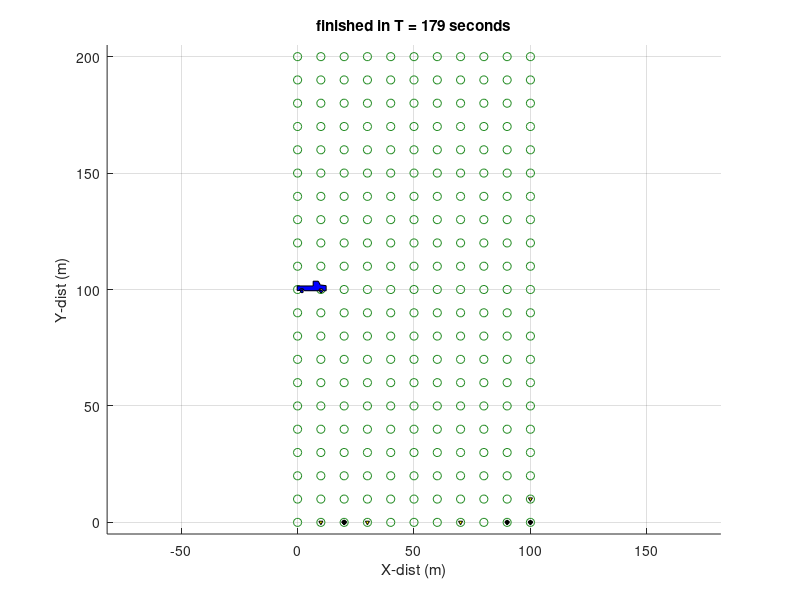

Source code (MATLAB):
function [] = SeismicSurveyScheduler(x,y,T,hex,drones,darts,people, drone_cap,  people_cap)
% Simulates a seismic survey over a rectangular grid of area x by y meters.
% 
%Seismic surveying requires placing a large number of sensors (geophones)
%in a large grid pattern, triggering a seismic event, and recording
%accelerometer readings at each sensor. These readings are inverted to
%infer the location of hydrocarbons. Traditional seismic surveying employs
%human laborers for sensor placement and retrieval. Use of explosives,
%harsh climatic conditions, high costs and time associated with human
%deployment are the major drawbacks of traditional surveying. We propose an
%autonomous heterogeneous sensor deployment system using drones to plant
%and recover sensors.
%
% INPUTS:
% x,y: size of region to survey
% T = Initial HomeBase location in [x,y];
% hex:  number of hexapods (mobile seismic sensors)
% drones: number of deployment vehicles (fast moving vehicles that can hold
%           up to  drone_cap darts)
% darts: seismic sensors that can be deployed by drones or people
% people: humans that can deploy seismic sensors (can carry up to people_cap
%  Srikanth KVS and Aaron T. Becker
% srikanth.kvs11@gmail.com  and atbecker@uh.edu
%
% See video at https://youtu.be/NvYyT66U8JM
%%%%%%%%%%%%%%%%%%%%%%%%%%%
if nargin <1
    x = 100;
    y = 200;
    T = [0,y/2];
    hex = 0; %total number of Hexapod walkers
    drones = 4; %total number of Drones
    darts = 8; %total number of Darts
    people = 0; %total number of human workers
    drone_cap = 4; %number of darts a drone can hold
    people_cap = 0; %number of geophones a human can hold
end
%  There are two high level variables  State (S) and Graphics (G).
% State updates the state of all assets and survey location, graphics has
% handles for all graphics elements.
%constants
S.T = T; S.x = x; S.y = y; S.hex = hex; S.drones = drones; S.darts = darts; S.drone_cap = drone_cap; S.people = people;S.people_cap = people_cap;
dt = 1; % delta T: time step during main loop
maxTime = 100000; % max simulation time in seconds
tic
S = Init_State(S);
G = Init_Graphics(S); %draw everything for first time
%pause(5);
for T = 1:dt:maxTime % Main_loop
    if mod(T,100) == 0
        display(['T = ',num2str(T)]) %shows computer is still running
    end
     S = Update_State(S,dt);
     G = Update_Graphics(S,G,T);
    if isFinished(S)
        break
    end
end
title(['finished in T = ',num2str(T),' seconds'])
display(['T = ',num2str(T),', ',num2str(S.numShots),' shots'])
display([ x,y,hex ,drones,darts,drone_cap,people,people_cap,T])
toc
end

function S = Init_State(S)
% constants
gridSpacing = 10; %meters between grid points
S.minSensorsForShot = min(10, S.hex+S.darts*(S.drones>0)); %minimum number of ready sensors before a shot is taken.
S.numShots = 0;

%initialize survey points
[xg,yg] = meshgrid(0:gridSpacing:S.x,0:gridSpacing:S.y);
S.surveyPtsX = xg(:);
S.surveyPtsY = yg(:);
S.surveyPtsState = zeros(size(S.surveyPtsX));
%state: 0 no measurement, 1 assigned, 3 measured

%Initialize truck
S.Tstate = 2; % 0 - unassigned 1 - assigned 2-ready (at position) 3 - finished
S.Tpos = S.T;
S.Tstart = S.T;
S.Tgoal = S.T;
S.Tvel = 1;

%initialize hex
S.Hstate = zeros(S.hex,1); % 0 - unassigned 1 - assigned 2-ready (at position) 3- return home
S.Hpos = repmat( S.T, S.hex,1);
S.Hstart = S.Hpos;
S.Hgoal = S.Hpos;
S.Hvel = 1;
S.Hsurveypt = zeros(S.hex,1); %ID of the survey point assigned to this robot
%initilize drones
S.Qstate = zeros(S.drones,1); % 0- unassigned 1- assigned
S.Qdeploying = zeros(S.drones,1); % 0- retrieve 1- deploy mode
S.Qpos = repmat( S.T, S.drones,1);
S.Qdarts = zeros(S.drones,S.drone_cap); %IDs of darts on drone (0 is no dart)
S.Qdartpickup = zeros(S.drones,1); %ID of dart to pick up.
S.Qdartscap = zeros(S.drones,1); %how many darts on board
S.Qstart = S.Qpos;
S.Qgoal = S.Qpos;
S.Qvel = 20;
S.Qsurveypt = zeros(S.drones,1);%ID of the survey point assigned to this robot (do we need this?)
%initialize darts
S.Dstate = zeros(S.darts,1);% 0- unassigned 1- assigned 2-ready (at position)
S.Dpos = repmat( S.T, S.darts,1);
S.Dsurveypt = zeros(S.darts,1);
end

function isDone = isFinished(S)
isDone = (numel(S.surveyPtsState) == sum(S.surveyPtsState == 3));
end

function S=Update_State(S,dt)
%decide whether to do shot test (if so, update states)

S = shotTest(S);
% move agents, update agent & survey point state
S = moveHexPod(S,dt);
S = moveDrone(S,dt);
%assign agents
S = assignHexPod(S);
S = assignDrone(S);
S = moveTruck(S,dt);

end
function S = shotTest(S)
%state: 0 no measurement, 1 assigned, 2 ready for measurement, 3 measured,
readyPts = sum(S.surveyPtsState == 2);
if readyPts >= S.minSensorsForShot ||  sum(S.surveyPtsState == 0)+sum(S.surveyPtsState == 1)==0
    S.numShots = S.numShots+1;
    S.surveyPtsState(S.surveyPtsState == 2) = 3; %mark as measured
    S.Hstate(S.Hstate == 2) = 0; %hexpods can move
    S.Dstate(S.Dstate == 2) = 0; % darts can be moved
end
end


function S = moveHexPod(S,dt) %move Hex toward goal position
% 0 - unassigned 1 - assigned 2-ready (at position)
for k = 1:S.hex
    
    dxy = sqrt(sum((S.Hgoal(k,:) - S.Hpos(k,:)).^2));
    if S.Hstate(k) == 1
        if dxy > S.Hvel*dt
            S.Hpos(k,:) = S.Hpos(k,:)+S.Hvel*dt*(S.Hgoal(k,:) - S.Hpos(k,:))/dxy;
        else
            S.Hpos(k,:) = S.Hgoal(k,:);
            S.Hstate(k) = 2;  %hexpod is ready for test here
            S.surveyPtsState(S.Hsurveypt(k)) = 2; %mark survey ready for test (hexapod)
        end
    elseif S.Hstate(k) == 3
        if dxy > S.Hvel*dt
            S.Hpos(k,:) = S.Hpos(k,:)+S.Hvel*dt*(S.Hgoal(k,:) - S.Hpos(k,:))/dxy;
        else
            S.Hpos(k,:) = S.Hgoal(k,:);
            S.Hstate(k) = 0;  %hexpod is ready for test here
        end     
    end
end
end

function S = assignHexPod(S)
% for each unassigned hexpod, assign to the nearest unassigned survey
% point
for k = 1:S.hex % 0 - unassigned 1 - assigned 2-ready (at position)
    % if unassigned, move to the next (doesn't get unassigned until shot
    % is taken)
%      if numind>0
%                 dist = sqrt(sum((repmat( S.Qpos(k,:),numind,1) - [S.surveyPtsX(ind),S.surveyPtsY(ind)]).^2,2))+...
%                     sqrt(sum((repmat( S.Tpos,numind,1) - [S.surveyPtsX(ind),S.surveyPtsY(ind)]).^2,2));
%                 [~,i] = min(dist);
%                 c = find( S.surveyPtsState == 0, i,'first');
%                 minInd =c(end);
%                 
%                 S.Qgoal(k,:) = [S.surveyPtsX(minInd),S.surveyPtsY(minInd)];
%                 S.surveyPtsState(minInd) = 1; %assigned
%                 S.Qstate(k) = 1; %assigned
%                 S.Qstart(k,:) = S.Qpos(k,:);
%                 S.Qsurveypt(k) = minInd;
%             end
    if S.Hstate(k) == 0
       
%         for m = 1:numel(S.surveyPtsX)
%             if S.surveyPtsState(m) == 0 %no measurement & unassigned
%                 dist = sqrt(sum((S.Hpos(k,:) - [S.surveyPtsX(m),S.surveyPtsY(m)]).^2))+...
%                     sqrt(sum((S.Tpos - [S.surveyPtsX(m),S.surveyPtsY(m)]).^2));
%                 if dist<minDist
%                     minInd = m;
%                     minDist = dist;
%                 end
%             end
%         end
ind = (S.surveyPtsState == 0);
numind = sum(ind);
    if numind>0
                dist = sqrt(sum((repmat( S.Hpos(k,:),numind,1) - [S.surveyPtsX(ind),S.surveyPtsY(ind)]).^2,2))+...
                    sqrt(sum((repmat( S.Tpos,numind,1) - [S.surveyPtsX(ind),S.surveyPtsY(ind)]).^2,2));
                [~,i] = min(dist);
                c = find( S.surveyPtsState == 0, i,'first');
                minInd =c(end);
                
        if ~isnan(minInd)
            S.Hgoal(k,:) = [S.surveyPtsX(minInd),S.surveyPtsY(minInd)];
            S.surveyPtsState(minInd) = 1; %assigned
            S.Hstate(k) = 1; %assigned
            S.Hstart(k,:) = S.Hpos(k,:);
            S.Hsurveypt(k) = minInd;
        end
    end
    elseif S.Hstate(k) == 3
        S.Hgoal(k,:) = [S.Tgoal(:,1),S.Tgoal(:,2)];
        S.Hstart(k,:) = S.Hpos(k,:);
        S.Hsurveypt(k) = 0;
   end
end
end

function S = moveDrone(S,dt) %move Drone (and onboard darts) toward goal position
%S.Qstate  0- unassigned 1- assigned
%S.Qdeploying  0- retrieve 1- deploy mode
%S.Qdarts IDs of darts on drone (0 is no dart)
for k = 1:S.drones
    if S.Qdeploying(k) == 1 && S.Qstate(k) == 1 %deploy darts
        dxy = sqrt(sum((S.Qgoal(k,:) - S.Qpos(k,:)).^2));
        if dxy > S.Qvel*dt
            S.Qpos(k,:) = S.Qpos(k,:)+S.Qvel*dt*(S.Qgoal(k,:) - S.Qpos(k,:))/dxy;
        else
            S.Qpos(k,:) = S.Qgoal(k,:);
            S.Qstate(k) = 0;  %Unassigned so that the drone can go to it's next location for deployment
            dartInd = find(S.Qdarts(k,:) >0,1,'first');
            dartID = S.Qdarts(k,dartInd);
            S.Qdarts(k,dartInd) = 0;  %remove dart from drone
            S.Dstate(dartID) =  2;  % dart is ready for measurement
            S.Dpos(dartID,:) = S.Qgoal(k,:); % dart position is the survey point
            S.Dsurveypt(dartID) = S.Qsurveypt(k); %assign survey point to dart
            S.surveyPtsState(S.Dsurveypt(dartID)) = 2; %mark survey ready for test (dart)
            
            if sum(S.Qdarts(k,:)>0) == 0 % if number of onboard darts = 0, time to retrieve
                S.Qdeploying(k) = 0;
            end
        end
    elseif S.Qdeploying(k) == 0 && S.Qstate(k) == 1 %retrieving darts
        dxy = sqrt(sum((S.Qgoal(k,:) - S.Qpos(k,:)).^2));
        if dxy > S.Qvel*dt %move toward dart position
            S.Qpos(k,:) = S.Qpos(k,:)+S.Qvel*dt*(S.Qgoal(k,:) - S.Qpos(k,:))/dxy;
        else % the drone reaches the dart position this step
            S.Qpos(k,:) = S.Qgoal(k,:);
            S.Qstate(k) = 0;  %Unassigned so that the drone can go to it's next location for deployment
            emptyInd = find(S.Qdarts(k,:) == 0,1,'first'); %find empty slot on quad
            S.Qdarts(k,emptyInd) = S.Qdartpickup(k);  %add dart to drone
            S.Dsurveypt(S.Qdartpickup(k)) = 0; %unassign dart's survey point
            S.Qdartpickup(k) = 0; %dart is picked up
            if sum(S.Qdarts(k,:)>0) == S.drone_cap  % if full of darts, time to deploy
                S.Qdeploying(k) = 1;
            end
        end
    end
    % update position of all onboard darts
    count = 1;
    for m = 1:numel(S.Qdarts(k,:))
        if S.Qdarts(k,m) > 0
            S.Dpos(S.Qdarts(k,m),:) = S.Qpos(k,:)+[count,-2];
            count = count+1;
        end
    end
end
end


function S = assignDrone(S)
% for each unassigned drone:
% if in deploy mode, assign to the nearest unassigned survey point
% if in retrieve mode, assign to nearest ready dart
for k = 1:S.drones  % 0- unassigned 1- assigned
    
                % added to stop race condition
            if  S.Qstate(k) == 0 && sum(S.Qdarts(k,:)>0) >1 &&  sum(S.Dstate == 0)==0   %we have at least one dart, and no darts are available->time to deploy
                S.Qdeploying(k) = 1;
            end
    
    if  S.Qstate(k) == 0 %only assign if unassigned
        if S.Qdeploying(k) == 0 % need to retrieve darts -- so find the closest dart
            
            minDist = 10*S.x*S.y; %a very large number
            minInd = NaN;
            for m = 1:S.darts
                if S.Dstate(m) == 0 %no measurement & unassigned
                    dist = sqrt(sum((S.Qpos(k,:) - S.Dpos(m,:)).^2));
                    if dist<minDist
                        minInd = m;
                        minDist = dist;
                    end
                end
            end
            if ~isnan(minInd)
                S.Qgoal(k,:) = S.Dpos(minInd,:);
                S.Qstate(k) = 1; %assigned
                S.Qstart(k,:) = S.Qpos(k,:);
                S.Dstate(minInd) = 1; %dart is assigned
                S.Qdartpickup(k) = minInd;
                S.Dsurveypt(k) = 0; %no survey point assigned
            end
         
        else % need to deploy darts -- so find the closest survey point
            ind = (S.surveyPtsState == 0);
            numind = sum(ind);
%             disp(numind);
            ind_s = (S.surveyPtsState == 1);
            numind_s = sum(ind_s);
%             disp(numind_s);
            if numind>0
                dist = sqrt(sum((repmat( S.Qpos(k,:),numind,1) - [S.surveyPtsX(ind),S.surveyPtsY(ind)]).^2,2))+...
                    sqrt(sum((repmat( S.Tpos,numind,1) - [S.surveyPtsX(ind),S.surveyPtsY(ind)]).^2,2));
                [~,i] = min(dist);
                c = find( S.surveyPtsState == 0, i,'first');
                minInd =c(end);
                
                S.Qgoal(k,:) = [S.surveyPtsX(minInd),S.surveyPtsY(minInd)];
                S.surveyPtsState(minInd) = 1; %assigned
                S.Qstate(k) = 1; %assigned
                S.Qstart(k,:) = S.Qpos(k,:);
                S.Qsurveypt(k) = minInd;
                
            elseif numind == 0
                if numind_s > 0
                    dist_1 = sqrt(sum((repmat( S.Qpos(k,:),numind_s,1) - [S.surveyPtsX(ind_s),S.surveyPtsY(ind_s)]).^2,2))+...
                    sqrt(sum((repmat( S.Tpos,numind_s,1) - [S.surveyPtsX(ind_s),S.surveyPtsY(ind_s)]).^2,2));
                    [~,i] = min(dist_1);
                    c1 = find( S.surveyPtsState == 1, i,'first');
                    minInd_q =c1(end);
                    
                    for j = 1:S.hex
                        if S.Hstate(j) == 1
                                 S.Hstate(j) = 3; %drone return home
                        end      
                    end
                    S.Qgoal(k,:) = [S.surveyPtsX(minInd_q),S.surveyPtsY(minInd_q)];
                                 S.surveyPtsState(minInd_q) = 1; %assigned
                                 S.Qstate(k) = 1; %assigned
                                 S.Qstart(k,:) = S.Qpos(k,:);
                                 S.Qsurveypt(k) = minInd_q; 
                end
            end
        end
    end
end
end
function G = Init_Graphics(S)
figure(1);
clf;
set(gca,'Xlim',[0,S.x],'Ylim',[0,S.y]);
%draw survey points. 
%State: 0 no measurement, 1 assigned, 2 ready for measurement, 3 measured,
%          grey             gold         red   green      
G.colors = [.6,.6,.6; 1, 0.8431,0;1.0000    0.2706         0;0.1333    0.5451    0.1333];
G.surveyPts = scatter(S.surveyPtsX,S.surveyPtsY,[],S.surveyPtsState);
colormap(G.colors(unique(S.surveyPtsState)+1,:));
hold on
axis equal
G.a = axis;
G.a = G.a + 5*[-1,1,-1,1];
axis(G.a);
grid on;
%draw truck
G.tPathG = line([S.Tstart(1),S.Tgoal(1)],[S.Tstart(2),S.Tgoal(2)],'color' ,'b');
G.tPathP = line([S.Tpos(1),S.Tgoal(1)],[S.Tpos(2),S.Tgoal(2)],'color' ,'r');
tpts = truckPts(S.Tpos(1),S.Tpos(2),1);
G.truck = fill(tpts(:,1),tpts(:,2),'b');

%draw darts
G.da = ones(S.darts,1);
for k = 1:S.darts     %draw the darts
    dapts = daPts(S.Dpos(k,1),S.Dpos(k,2),1);
    G.da(k) = fill(dapts(:,1),dapts(:,2),'y');
end

%draw hexpods
G.h = ones(S.hex,1);
G.hPathG = ones(S.hex,1);
G.hPathP = ones(S.hex,1);
for k = 1:S.hex % draw desired paths
    G.hPathG(k) = line([S.Hstart(k,1),S.Hgoal(k,1)],[S.Hstart(k,2),S.Hgoal(k,2)],'color' ,'b');
end
for k = 1:S.hex    %draw current path
    G.hPathP(k) = line([S.Hpos(k,1),S.Hgoal(k,1)],[S.Hpos(k,2),S.Hgoal(k,2)],'color' ,'r');
end
for k = 1:S.hex     %draw the hexpods
    hpts = hexPts(S.Hpos(k,1),S.Hpos(k,2),1);
    G.h(k) = fill(hpts(:,1),hpts(:,2),'r');
end
%draw quads
G.d = ones(S.drones,1);
G.DPathG = ones(S.drones,1);
G.DPathP = ones(S.drones,1);
for k = 1:S.drones % draw desired paths
    G.DPathG(k) = line([S.Qstart(k,1),S.Qgoal(k,1)],[S.Qstart(k,2),S.Qgoal(k,2)],'color' ,'g');
end
for k = 1:S.drones    %draw current path
    G.DPathP(k) = line([S.Qpos(k,1),S.Qgoal(k,1)],[S.Qpos(k,2),S.Qgoal(k,2)],'color' ,'m');
end
for k = 1:S.drones    %draw the drones
    dpts = dPts(S.Qpos(k,1),S.Qpos(k,2),1);
    G.d(k) = fill(dpts(:,1),dpts(:,2),'k');
end

%draw people
hold off
axis(G.a);
drawnow;
end % end init_graphics

function S = moveTruck(S,dt) %move Truck (and onboard darts) in +x
% find the survey point with lowest x value.
xMin = min(S.surveyPtsX(S.surveyPtsState < 3));
if ~isempty(xMin)
    S.Tgoal(1) = xMin;
end
oldPos = S.Tpos;
 dxy = sqrt(sum((S.Tgoal - S.Tpos).^2));
        if dxy > S.Tvel*dt
            S.Tpos = S.Tpos+S.Tvel*dt*(S.Tgoal - S.Tpos)/dxy;
        else
            S.Tpos = S.Tgoal;
        end
    % update position of all onboard darts
    for m = 1:numel(S.Dstate)
        if S.Dstate(m) == 0 &&  S.Dpos(m,1) == oldPos(1) &&S.Dpos(m,2) == oldPos(2)
            S.Dpos(m,:) = S.Tpos;
        end
    end
end

function G = Update_Graphics(S,G,T)
%update survey points
set(G.surveyPts,'CData',S.surveyPtsState);
colormap(G.colors(unique(S.surveyPtsState)+1,:));
%update truck
tpts = truckPts(S.Tpos(1),S.Tpos(2),1); set(G.truck, 'XData',tpts(:,1) ,'YData',tpts(:,2)) ;

%draw hexpods
for k = 1:S.hex
    hpts = hexPts(S.Hpos(k,1),S.Hpos(k,2),1);
    set( G.h(k), 'XData',hpts(:,1) ,'YData',hpts(:,2));
    set( G.hPathG(k), 'XData',[S.Hstart(k,1),S.Hgoal(k,1)],'YData',[S.Hstart(k,2),S.Hgoal(k,2)]);
    set( G.hPathP(k), 'XData',[S.Hpos(k,1),S.Hgoal(k,1)],'YData',[S.Hpos(k,2),S.Hgoal(k,2)]);
end
%draw quads
for k = 1:S.drones
    dpts = dPts(S.Qpos(k,1),S.Qpos(k,2),1);
    set( G.d(k), 'XData',dpts(:,1) ,'YData',dpts(:,2));
    set( G.DPathG(k), 'XData',[S.Qstart(k,1),S.Qgoal(k,1)],'YData',[S.Qstart(k,2),S.Qgoal(k,2)]);
    set( G.DPathP(k), 'XData',[S.Qpos(k,1),S.Qgoal(k,1)],'YData',[S.Qpos(k,2),S.Qgoal(k,2)]);
end
%draw darts
for k = 1:S.darts
    dapts = daPts(S.Dpos(k,1),S.Dpos(k,2),1);
    set( G.da(k), 'XData',dapts(:,1) ,'YData',dapts(:,2));
end

%update truck
set(G.tPathG, 'XData',[S.Tstart(1),S.Tgoal(1)],'YData',[S.Tstart(2),S.Tgoal(2)]);
set(G.tPathP, 'XData',[S.Tpos(1),S.Tgoal(1)],'YData',[S.Tpos(2),S.Tgoal(2)]);
tpts = truckPts(S.Tpos(1),S.Tpos(2),1); set(G.truck, 'XData',tpts(:,1) ,'YData',tpts(:,2)) ;
%draw people

%update title
title(['T = ',num2str(T),', ',num2str(sum(S.surveyPtsState == 2)),' pts ready, ',num2str(S.numShots),' shots'])
xlabel 'X-dist (m)';
ylabel 'Y-dist (m)';
drawnow;
end % end update graphics

function pts = hexPts(xOff,yOff,sc) %draw a hexagon
th = 0:pi/3:2*pi;
pts = sc*[xOff+cos(th)',yOff+sin(th)'];
end

function pts = dPts(xOff,yOff,sc) %draw a drone
th = 0:pi/2:2*pi;
pts = sc*[xOff+cos(th)',yOff+sin(th)'];
end

function pts = daPts(xOff,yOff,sc) %draw a dart
th = -pi/2+(0:2*pi/3:2*pi);
pts = sc*[xOff+cos(th)',yOff+sin(th)'];
end

function pts = truckPts(xOff,yOff,sc)
pts = [-6.1757   -1.5258
    0.6896   -1.5258
    0.6979   -3.5692
    2.8979   -3.5692
    3.7789   -1.9548
    6.2676   -1.6545
    6.2979    0.5308
    5.0979    0.6308
    4.6371   -0.2814
    3.4357   -0.2814
    3.0979    0.5308
    3.6073    0.5338
    4.0793    0.1476
    4.6800    0.4909
    4.6979    1.0308
    4.0793    1.3920
    3.5215    1.0487
    3.5215    0.5338
    3.0495    0.5338
    -3.0863    0.5338
    -3.6441   -0.3243
    -4.8026   -0.3243
    -5.3175    0.4480
    -4.6739    0.4051
    -4.1590    0.1905
    -3.6441    0.3622
    -3.5154    0.8342
    -3.8157    1.3491
    -4.3735    1.3491
    -4.7597    0.8771
    -4.6739    0.4051
    -5.3175    0.4051
    -6.1757    0.4480];
pts(:,2) = -pts(:,2) ;
pts = sc*pts + repmat([xOff,yOff],size(pts,1),1);
end
